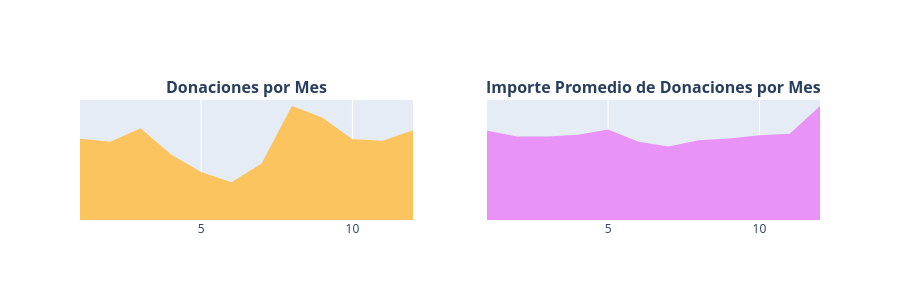

Here is the notebook cell this chart was saved with:
### Markdown cell above
> Desde el año 2012, el número de donaciones en DonorsChoose ha aumentado de manera constante. Tras recibir unas 150 donaciones en 2012, DonorsChoose registró cerca de **1,1 millones de donaciones** en 2017. La mayor donación recibida en 2017 ascendió a **31.856 USD** y provino de un donante de **Lafayette, Colorado**; dicha donación se recibió el 2 de marzo de 2017.
> Ese mismo año, se recibió una cantidad enorme de donaciones por parte de un donante de **Manhattan Beach, California**, quien realizó un total de **13.751 donaciones**.
> El importe medio anual de las donaciones ronda los **60 USD**, mientras que la cifra más alta se registró en el año inicial (2012), alcanzando los **166 USD**.


### Donaciones por mes
- 3.4.3 Número de donaciones por mes
- 3.4.4 Promedio de donaciones por mes

### Code cell
t2 = donations_df.groupby(['Donation Month']).agg({'Donation Year' : 'count', 'Donation Amount' : 'mean'}).reset_index().rename(columns={'Donation Year' : 'Total Donations', 'Donation Amount' : 'Average Amount'})
x = t2['Donation Month']
y1 = t2['Total Donations']
y2 = t2['Average Amount']
trace1 = go.Scatter(x=x, y=y1, fill='tozeroy', fillcolor = '#fcc45f', mode= 'none')
trace2 = go.Scatter(x=x, y=y2, fill='tozeroy', fillcolor = "#e993f9", mode= 'none')
fig = tools.make_subplots(rows=1, cols=2, print_grid=False, subplot_titles = ["<b>Donaciones por Mes</b>", "<b>Importe Promedio de Donaciones por Mes</b>"])
fig.append_trace(trace1, 1, 1);
fig.append_trace(trace2, 1, 2);

fig['layout'].update(height=300, showlegend=False, yaxis=dict(
        autorange=True,
        showgrid=False,
        zeroline=False,
        showline=False,
        ticks='',
        showticklabels=False
    ), yaxis2=dict(
        autorange=True,
        showgrid=False,
        zeroline=False,
        showline=False,
        ticks='',
        showticklabels=False
    ));


iplot(fig);

### Figure 1 — Plotly figure (JSON) as saved in the notebook; plotly's stock layout.template omitted (floating-point values rounded to 4 significant figures)
{"data": [{"fill": "tozeroy", "fillcolor": "#fcc45f", "mode": "none", "type": "scatter", "x": [1, 2, 3, 4, 5, 6, 7, 8, 9, 10, 11, 12], "xaxis": "x", "y": [411942, 396705, 465211, 332718, 243440, 191221, 286184, 577274, 518908, 408464, 400965, 454852], "yaxis": "y"}, {"fill": "tozeroy", "fillcolor": "#e993f9", "mode": "none", "type": "scatter", "x": [1, 2, 3, 4, 5, 6, 7, 8, 9, 10, 11, 12], "xaxis": "x2", "y": [62.81, 58.79, 58.67, 59.96, 63.6, 55.1, 51.7, 56.04, 57.27, 59.55, 60.57, 80.17], "yaxis": "y2"}], "layout": {"annotations": [{"font": {"size": 16}, "showarrow": false, "text": "<b>Donaciones por Mes</b>", "x": 0.225, "xanchor": "center", "xref": "paper", "y": 1, "yanchor": "bottom", "yref": "paper"}, {"font": {"size": 16}, "showarrow": false, "text": "<b>Importe Promedio de Donaciones por Mes</b>", "x": 0.775, "xanchor": "center", "xref": "paper", "y": 1, "yanchor": "bottom", "yref": "paper"}], "height": 300, "showlegend": false, "xaxis": {"anchor": "y", "domain": [0, 0.45]}, "xaxis2": {"anchor": "y2", "domain": [0.55, 1]}, "yaxis": {"anchor": "x", "autorange": true, "domain": [0, 1], "showgrid": false, "showline": false, "showticklabels": false, "ticks": "", "zeroline": false}, "yaxis2": {"anchor": "x2", "autorange": true, "domain": [0, 1], "showgrid": false, "showline": false, "showticklabels": false, "ticks": "", "zeroline": false}}}
